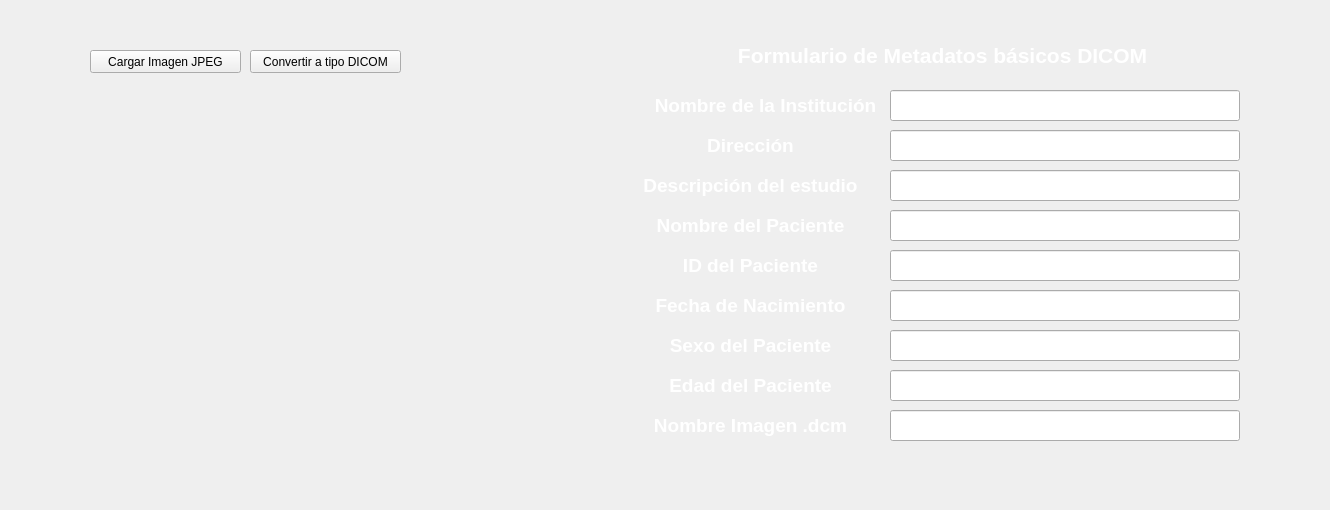
    <widget class="QWidget" name="JPEGaDICOM">
     <attribute name="icon">
      <iconset theme="Convertir">
       <normaloff>Imagenes y Simbolos/convertir.png</normaloff>Imagenes y Simbolos/convertir.png</iconset>
     </attribute>
     <attribute name="title">
      <string>Convertir JPEG a DICOM</string>
     </attribute>
     <widget class="QWidget" name="espacio_grafico_2" native="true">
      <property name="geometry">
       <rect>
        <x>90</x>
        <y>80</y>
        <width>511</width>
        <height>371</height>
       </rect>
      </property>
     </widget>
     <widget class="QPushButton" name="botonCargarJPEG">
      <property name="geometry">
       <rect>
        <x>90</x>
        <y>50</y>
        <width>151</width>
        <height>23</height>
       </rect>
      </property>
      <property name="text">
       <string>Cargar Imagen JPEG</string>
      </property>
      <property name="icon">
       <iconset>
        <normaloff>Imagenes y Simbolos/cargar_imagen.png</normaloff>Imagenes y Simbolos/cargar_imagen.png</iconset>
      </property>
     </widget>
     <widget class="QPushButton" name="botonConvertirJPEG2DICOM">
      <property name="geometry">
       <rect>
        <x>250</x>
        <y>50</y>
        <width>151</width>
        <height>23</height>
       </rect>
      </property>
      <property name="text">
       <string>Convertir a tipo DICOM</string>
      </property>
      <property name="icon">
       <iconset>
        <normaloff>Imagenes y Simbolos/traducir.png</normaloff>Imagenes y Simbolos/traducir.png</iconset>
      </property>
     </widget>
     <widget class="QLineEdit" name="lineEdit_1">
      <property name="geometry">
       <rect>
        <x>890</x>
        <y>90</y>
        <width>350</width>
        <height>31</height>
       </rect>
      </property>
      <property name="font">
       <font>
        <pointsize>14</pointsize>
       </font>
      </property>
     </widget>
     <widget class="QLabel" name="label_2">
      <property name="geometry">
       <rect>
        <x>640</x>
        <y>90</y>
        <width>251</width>
        <height>31</height>
       </rect>
      </property>
      <property name="text">
       <string>&lt;html&gt;&lt;head/&gt;&lt;body&gt;&lt;p align=&quot;center&quot;&gt;&lt;span style=&quot; font-size:14pt; font-weight:600; color:#ffffff;&quot;&gt;Nombre de la Institución&lt;/span&gt;&lt;/p&gt;&lt;/body&gt;&lt;/html&gt;</string>
      </property>
      <property name="scaledContents">
       <bool>false</bool>
      </property>
      <property name="alignment">
       <set>Qt::AlignLeading|Qt::AlignLeft|Qt::AlignVCenter</set>
      </property>
     </widget>
     <widget class="QLineEdit" name="lineEdit_2">
      <property name="geometry">
       <rect>
        <x>890</x>
        <y>130</y>
        <width>350</width>
        <height>31</height>
       </rect>
      </property>
      <property name="font">
       <font>
        <pointsize>14</pointsize>
       </font>
      </property>
     </widget>
     <widget class="QLabel" name="label_3">
      <property name="geometry">
       <rect>
        <x>640</x>
        <y>130</y>
        <width>221</width>
        <height>31</height>
       </rect>
      </property>
      <property name="text">
       <string>&lt;html&gt;&lt;head/&gt;&lt;body&gt;&lt;p align=&quot;center&quot;&gt;&lt;span style=&quot; font-size:14pt; font-weight:600; color:#ffffff;&quot;&gt;Dirección&lt;/span&gt;&lt;/p&gt;&lt;/body&gt;&lt;/html&gt;</string>
      </property>
      <property name="scaledContents">
       <bool>false</bool>
      </property>
     </widget>
     <widget class="QLineEdit" name="lineEdit_3">
      <property name="geometry">
       <rect>
        <x>890</x>
        <y>170</y>
        <width>350</width>
        <height>31</height>
       </rect>
      </property>
      <property name="font">
       <font>
        <pointsize>14</pointsize>
       </font>
      </property>
     </widget>
     <widget class="QLabel" name="label_4">
      <property name="geometry">
       <rect>
        <x>640</x>
        <y>170</y>
        <width>221</width>
        <height>31</height>
       </rect>
      </property>
      <property name="text">
       <string>&lt;html&gt;&lt;head/&gt;&lt;body&gt;&lt;p align=&quot;center&quot;&gt;&lt;span style=&quot; font-size:14pt; font-weight:600; color:#ffffff;&quot;&gt;Descripción del estudio&lt;/span&gt;&lt;/p&gt;&lt;/body&gt;&lt;/html&gt;</string>
      </property>
      <property name="scaledContents">
       <bool>false</bool>
      </property>
     </widget>
     <widget class="QLineEdit" name="lineEdit_4">
      <property name="geometry">
       <rect>
        <x>890</x>
        <y>210</y>
        <width>350</width>
        <height>31</height>
       </rect>
      </property>
      <property name="font">
       <font>
        <pointsize>14</pointsize>
       </font>
      </property>
     </widget>
     <widget class="QLabel" name="label_5">
      <property name="geometry">
       <rect>
        <x>640</x>
        <y>210</y>
        <width>221</width>
        <height>31</height>
       </rect>
      </property>
      <property name="text">
       <string>&lt;html&gt;&lt;head/&gt;&lt;body&gt;&lt;p align=&quot;center&quot;&gt;&lt;span style=&quot; font-size:14pt; font-weight:600; color:#ffffff;&quot;&gt;Nombre del Paciente&lt;/span&gt;&lt;/p&gt;&lt;/body&gt;&lt;/html&gt;</string>
      </property>
      <property name="scaledContents">
       <bool>false</bool>
      </property>
     </widget>
     <widget class="QLineEdit" name="lineEdit_5">
      <property name="geometry">
       <rect>
        <x>890</x>
        <y>250</y>
        <width>350</width>
        <height>31</height>
       </rect>
      </property>
      <property name="font">
       <font>
        <pointsize>14</pointsize>
       </font>
      </property>
     </widget>
     <widget class="QLabel" name="label_6">
      <property name="geometry">
       <rect>
        <x>640</x>
        <y>250</y>
        <width>221</width>
        <height>31</height>
       </rect>
      </property>
      <property name="text">
       <string>&lt;html&gt;&lt;head/&gt;&lt;body&gt;&lt;p align=&quot;center&quot;&gt;&lt;span style=&quot; font-size:14pt; font-weight:600; color:#ffffff;&quot;&gt;ID del Paciente&lt;/span&gt;&lt;/p&gt;&lt;/body&gt;&lt;/html&gt;</string>
      </property>
      <property name="scaledContents">
       <bool>false</bool>
      </property>
     </widget>
     <widget class="QLineEdit" name="lineEdit_6">
      <property name="geometry">
       <rect>
        <x>890</x>
        <y>290</y>
        <width>350</width>
        <height>31</height>
       </rect>
      </property>
      <property name="font">
       <font>
        <pointsize>14</pointsize>
       </font>
      </property>
     </widget>
     <widget class="QLabel" name="label_7">
      <property name="geometry">
       <rect>
        <x>640</x>
        <y>290</y>
        <width>221</width>
        <height>31</height>
       </rect>
      </property>
      <property name="text">
       <string>&lt;html&gt;&lt;head/&gt;&lt;body&gt;&lt;p align=&quot;center&quot;&gt;&lt;span style=&quot; font-size:14pt; font-weight:600; color:#ffffff;&quot;&gt;Fecha de Nacimiento&lt;/span&gt;&lt;/p&gt;&lt;/body&gt;&lt;/html&gt;</string>
      </property>
      <property name="scaledContents">
       <bool>false</bool>
      </property>
     </widget>
     <widget class="QLineEdit" name="lineEdit_7">
      <property name="geometry">
       <rect>
        <x>890</x>
        <y>330</y>
        <width>350</width>
        <height>31</height>
       </rect>
      </property>
      <property name="font">
       <font>
        <pointsize>14</pointsize>
       </font>
      </property>
     </widget>
     <widget class="QLabel" name="label_8">
      <property name="geometry">
       <rect>
        <x>640</x>
        <y>330</y>
        <width>221</width>
        <height>31</height>
       </rect>
      </property>
      <property name="text">
       <string>&lt;html&gt;&lt;head/&gt;&lt;body&gt;&lt;p align=&quot;center&quot;&gt;&lt;span style=&quot; font-size:14pt; font-weight:600; color:#ffffff;&quot;&gt;Sexo del Paciente&lt;/span&gt;&lt;/p&gt;&lt;/body&gt;&lt;/html&gt;</string>
      </property>
      <property name="scaledContents">
       <bool>false</bool>
      </property>
     </widget>
     <widget class="QLineEdit" name="lineEdit_8">
      <property name="geometry">
       <rect>
        <x>890</x>
        <y>370</y>
        <width>350</width>
        <height>31</height>
       </rect>
      </property>
      <property name="font">
       <font>
        <pointsize>14</pointsize>
       </font>
      </property>
     </widget>
     <widget class="QLabel" name="label_9">
      <property name="geometry">
       <rect>
        <x>640</x>
        <y>370</y>
        <width>221</width>
        <height>31</height>
       </rect>
      </property>
      <property name="text">
       <string>&lt;html&gt;&lt;head/&gt;&lt;body&gt;&lt;p align=&quot;center&quot;&gt;&lt;span style=&quot; font-size:14pt; font-weight:600; color:#ffffff;&quot;&gt;Edad del Paciente&lt;/span&gt;&lt;/p&gt;&lt;/body&gt;&lt;/html&gt;</string>
      </property>
      <property name="scaledContents">
       <bool>false</bool>
      </property>
     </widget>
     <widget class="QLineEdit" name="lineEdit_9">
      <property name="geometry">
       <rect>
        <x>890</x>
        <y>410</y>
        <width>350</width>
        <height>31</height>
       </rect>
      </property>
      <property name="font">
       <font>
        <pointsize>14</pointsize>
       </font>
      </property>
     </widget>
     <widget class="QLabel" name="label_10">
      <property name="geometry">
       <rect>
        <x>640</x>
        <y>410</y>
        <width>221</width>
        <height>31</height>
       </rect>
      </property>
      <property name="text">
       <string>&lt;html&gt;&lt;head/&gt;&lt;body&gt;&lt;p align=&quot;center&quot;&gt;&lt;span style=&quot; font-size:14pt; font-weight:600; color:#ffffff;&quot;&gt;Nombre Imagen .dcm&lt;/span&gt;&lt;/p&gt;&lt;/body&gt;&lt;/html&gt;</string>
      </property>
      <property name="scaledContents">
       <bool>false</bool>
      </property>
     </widget>
     <widget class="QLabel" name="Titulo_Formulario">
      <property name="geometry">
       <rect>
        <x>720</x>
        <y>40</y>
        <width>451</width>
        <height>31</height>
       </rect>
      </property>
      <property name="text">
       <string>&lt;html&gt;&lt;head/&gt;&lt;body&gt;&lt;p align=&quot;center&quot;&gt;&lt;span style=&quot; font-size:16pt; font-weight:600; color:#ffffff;&quot;&gt;Formulario de Metadatos básicos DICOM &lt;/span&gt;&lt;/p&gt;&lt;/body&gt;&lt;/html&gt;</string>
      </property>
      <property name="scaledContents">
       <bool>false</bool>
      </property>
      <property name="alignment">
       <set>Qt::AlignLeading|Qt::AlignLeft|Qt::AlignVCenter</set>
      </property>
     </widget>
     <widget class="QLabel" name="label_27">
      <property name="geometry">
       <rect>
        <x>0</x>
        <y>0</y>
        <width>1321</width>
        <height>501</height>
       </rect>
      </property>
      <property name="text">
       <string/>
      </property>
      <property name="pixmap">
       <pixmap>Imagenes y Simbolos/imagen_11.jpg</pixmap>
      </property>
      <property name="scaledContents">
       <bool>true</bool>
      </property>
     </widget>
     <zorder>label_27</zorder>
     <zorder>espacio_grafico_2</zorder>
     <zorder>botonCargarJPEG</zorder>
     <zorder>botonConvertirJPEG2DICOM</zorder>
     <zorder>lineEdit_1</zorder>
     <zorder>label_2</zorder>
     <zorder>lineEdit_2</zorder>
     <zorder>label_3</zorder>
     <zorder>lineEdit_3</zorder>
     <zorder>label_4</zorder>
     <zorder>lineEdit_4</zorder>
     <zorder>label_5</zorder>
     <zorder>lineEdit_5</zorder>
     <zorder>label_6</zorder>
     <zorder>lineEdit_6</zorder>
     <zorder>label_7</zorder>
     <zorder>lineEdit_7</zorder>
     <zorder>label_8</zorder>
     <zorder>lineEdit_8</zorder>
     <zorder>label_9</zorder>
     <zorder>lineEdit_9</zorder>
     <zorder>label_10</zorder>
     <zorder>Titulo_Formulario</zorder>
    </widget>
